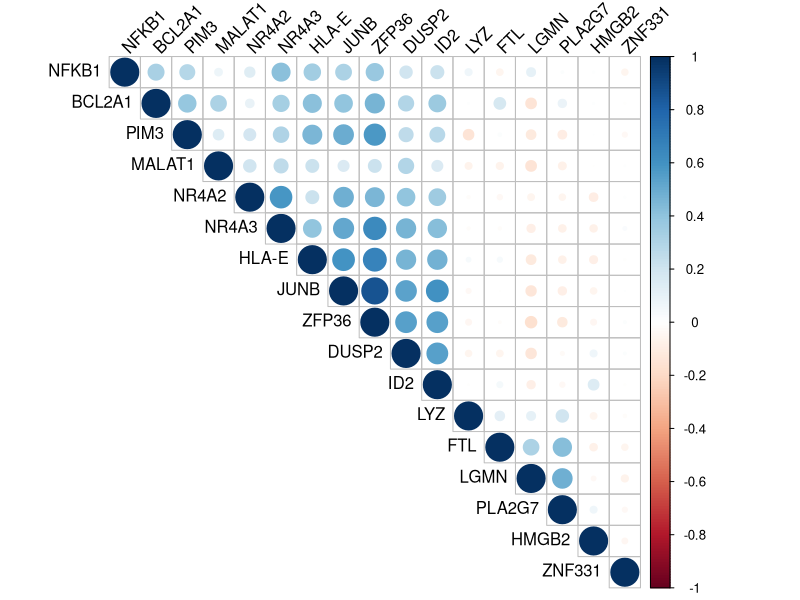

R code for this plot:
setwd("~/cor")

my_data = read.csv('Mac-m6A-LUAD.csv',header=T,row.names=1,check.names=F)
res <- cor(my_data)


library(corrplot)
pdf("out.pdf",width=30,height=30)
corrplot(res, type = "upper", order = "hclust", 
         tl.col = "black", tl.srt = 45)
dev.off()